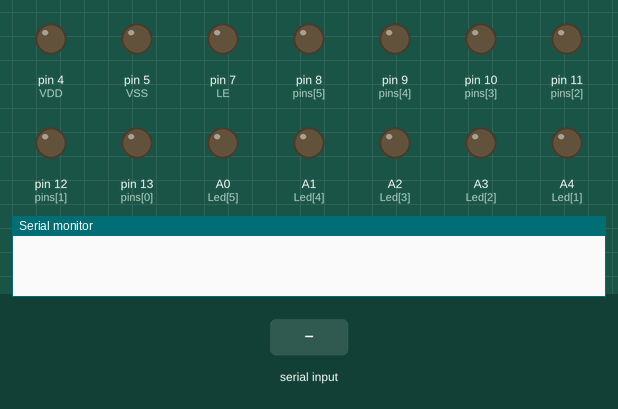
A sketch run on a simulated Arduino Uno, built with avr-gcc and run on an emulated ATmega328P. On the bench: output pins drawn as LEDs (lit = HIGH), the last lines printed to the serial monitor. Inputs (shaded band) come from the test bench.

Above: at 1.2 s.
1.3 s: "power 1\n" received over Serial
At 2.1 s:
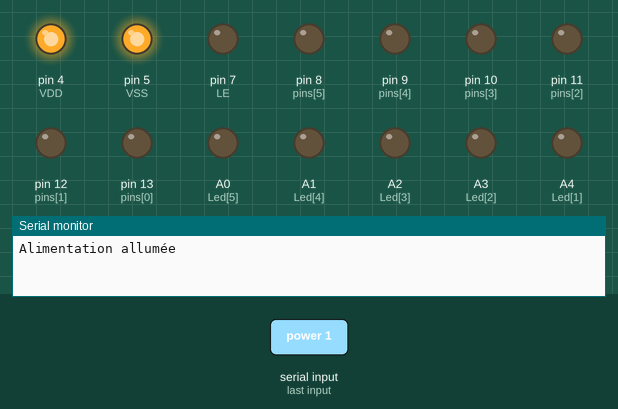
2.8 s: "att 1\n" received over Serial
At 4.1 s:
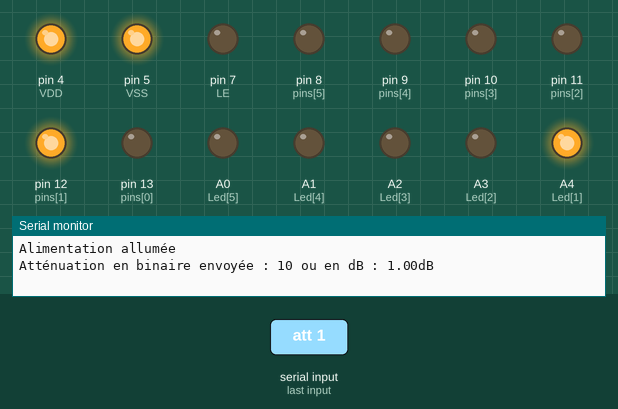
Timing chart, 0 to 5.8 s (numbered marks = the images above; inputs shaded):
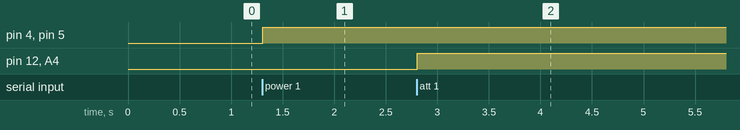

The sketch:

Code_C_ADRF5720_V5__1_.ino
```cpp
const int VDD = 4;  // Pin Vdd (3.3V)
const int VSS = 5;  // Pin Vss (-3.3V)
const int LE = 7;   // Pin LE (Latch Enable)
const int OE = 6;   // Pin LE (Output Enable du translateur de niveau)

// Variables pour stocker l'état
bool powerOn = false;  // État de l'alimentation (Allumé ou Éteint)
float att = 0.0;       // Valeur actuelle de l'atténuation en dB

// Pins de contrôle pour l'ADRF5720 (D0 à D5)
const int pins[] = {13, 12, 11, 10, 9, 8};  // Pins D0 à D5

// Pins des LEDs
const int Led[] = {A5, A4, A3, A2, A1, A0}; // Pins A0 à A5

void setup() {
  // Initialisation de la communication série
  Serial.begin(9600);

  // Initialisation des lignes de commande de l'alim et du LE
  pinMode(VDD, OUTPUT);
  pinMode(VSS, OUTPUT);
  pinMode(LE, OUTPUT);

  // Éteindre par défaut les lignes d'alimentation et de latch
  digitalWrite(VSS, LOW);
  delay(5);
  digitalWrite(VDD, LOW);
  digitalWrite(LE, LOW);

  // Initialisation des pins de l'ADRF5720 en mode OUTPUT
  for (int i = 0; i < 6; i++) {
    pinMode(pins[i], OUTPUT);
    digitalWrite(pins[i], LOW);  // Initialiser les pins D0 à D5 à LOW
  }

  // Initialisation des LEDs en mode OUTPUT
  for (int i = 0; i < 6; i++) {
    pinMode(Led[i], OUTPUT);
    digitalWrite(Led[i], LOW);  // Initialiser les pins D0 à D5 à LOW
  }
}

void loop() {
  // Vérifier si une commande est disponible via la communication série
  if (Serial.available()) {
    String command = Serial.readStringUntil('\n');  // Lire toute la commande jusqu'à un saut de ligne
    command.trim();  // Nettoyer les espaces inutiles au début et à la fin

    processCommand(command);  // Traiter la commande reçue
  }
}

void processCommand(String command) {
  int spaceIdx = command.indexOf(' ');  // Trouver le premier espace
  String commandType = command.substring(0, spaceIdx);  // Action demandée
  String value = command.substring(spaceIdx + 1,'\n');  // Valeur : power ou att

  if (spaceIdx == -1) { // Pas d'espace (fonction de monitoring)
    if(command == "power"){ // Demande de l'état de l'alimentation
      MonPower();
    }
    else {
      if(command == "att"){ // Demande de la valeur de l'atténuation
        MonAtt();
      }
      else{
        Serial.println("ERR0");
      }
    }
  }

  else if(commandType == "power"){ // Commence par "power"
    CmdPower(value);
  }

  else if (commandType == "att"){ // Commence par "att"
    CmdAtt(value);
  }

  else{
    Serial.println("ERR1"); // Possède un espace mais n'est pas repertorier
  }
}

// Afficher le statut de l'alimentation
void MonPower(void){
  String powerState;  // Déclarer une variable pour l'état de l'alimentation sous forme de texte
  // Vérifier si l'alimentation est allumée ou éteinte
  if (powerOn == true) {
    powerState = "Allumé";  // Mettre "Allumé" dans powerStateText
  }
  else {
    powerState = "Éteint";  // Mettre "Éteint" dans powerStateText
  }
  Serial.print("État de l'alimentation : ");
  Serial.println(powerState);
}
// Afficher le statut actuel de l'atténuation
void MonAtt(void){
  Serial.print("Atténuation actuelle : ");
  Serial.print(att);
  Serial.println(" dB");
}

// Contrôle de l'alimentation
void CmdPower(String value){
  if (value == "1" || value == "on") {
    digitalWrite(VDD, HIGH);
    delay(10);
    digitalWrite(VSS, HIGH);
    powerOn = true;
    Serial.println("Alimentation allumée");
    digitalWrite(OE,HIGH); // Allume le translateur de niveau
  }
  else if (value == "0" || value == "off") {
    att = 0.0;    // Réinitialiser l'attenuation
    sendAtt(0);   // Forcer la valeur 0 physiquement
    delay(5);
    digitalWrite(OE,LOW); // Eteint le translateur de niveau

    digitalWrite(VSS, LOW);
    delay(10);
    digitalWrite(VDD, LOW);
    powerOn = false;
    Serial.println("Alimentation éteinte");
  }
  else {
    Serial.println("ERR2");
  }
}

// Contrôle de l'atténuation
void CmdAtt(String value){
  // Vérifie si l'alimentation est allumée
  if (!powerOn) {
    Serial.println("ERR5");
    return;  // Retourne sans faire d'autres actions si l'alimentation n'est pas allumée
  }
  int pointCount = 0;

  // Vérifie si la chaîne contient des caractères invalides (autres que des chiffres et un seul point)
  for (int j = 0; j < value.length(); j++) {
    if (value[j] == '.') {
      pointCount++;  // Incrémente le compteur du point
      if (pointCount > 1) {  // Si plus d'un point
        Serial.println("ERR3");
        return;
      }
    }
    else if (!isDigit(value[j])) {  // Si ce n'est pas un chiffre
      Serial.println("ERR3");
      return;
    }
  }

  // Vérifie si la chaîne ne contient pas de virgule
  if (value.indexOf(',') != -1) { // Si il y a une virgule
    Serial.println("ERR3");       // Utilisez un point "."  pas une virgule ","
    return;
  }

  float attVal = value.toFloat();  // Conversion en float

  // Vérification de la validité de l'atténuation
  if (attVal >= 0.0 && attVal <= 31.5 && fmod(attVal * 2, 1) == 0) {
    att = attVal;            // Mémoriser la valeur
    sendAtt(attVal);         // Envoyer la valeur aux broches
  }
  else {
    Serial.println("ERR4");
  }
}

void sendAtt(float attValue) {
  // Multiplier par 2 pour les pas de 0.5dB puis convertie de float à integer
  int binValue = int(attValue * 2);

  // Écrire chaque bit sur les broches D0 à D5
  for (int i = 0; i < 6; i++) {
    int bitValue = (binValue >> i) & 1;
    digitalWrite(pins[i], bitValue);
    digitalWrite(Led[i],bitValue);
  }

  delayMicroseconds(5);
  digitalWrite(LE, HIGH);   // Latch Enable haut
  delayMicroseconds(10);
  digitalWrite(LE, LOW);    // Latch Enable bas

  Serial.print("Atténuation en binaire envoyée : ");
  Serial.print(binValue, BIN);
  Serial.print(" ou en dB : ");
  Serial.print(att);
  Serial.println("dB");
}
```

Measured:
- after the input at 1.3 s, pin 4 (VDD), pin 5 (VSS): LOW → HIGH at once
- after the input at 2.8 s, pin 12 (pins[1]), A4 (Led[1]): LOW → HIGH at once
